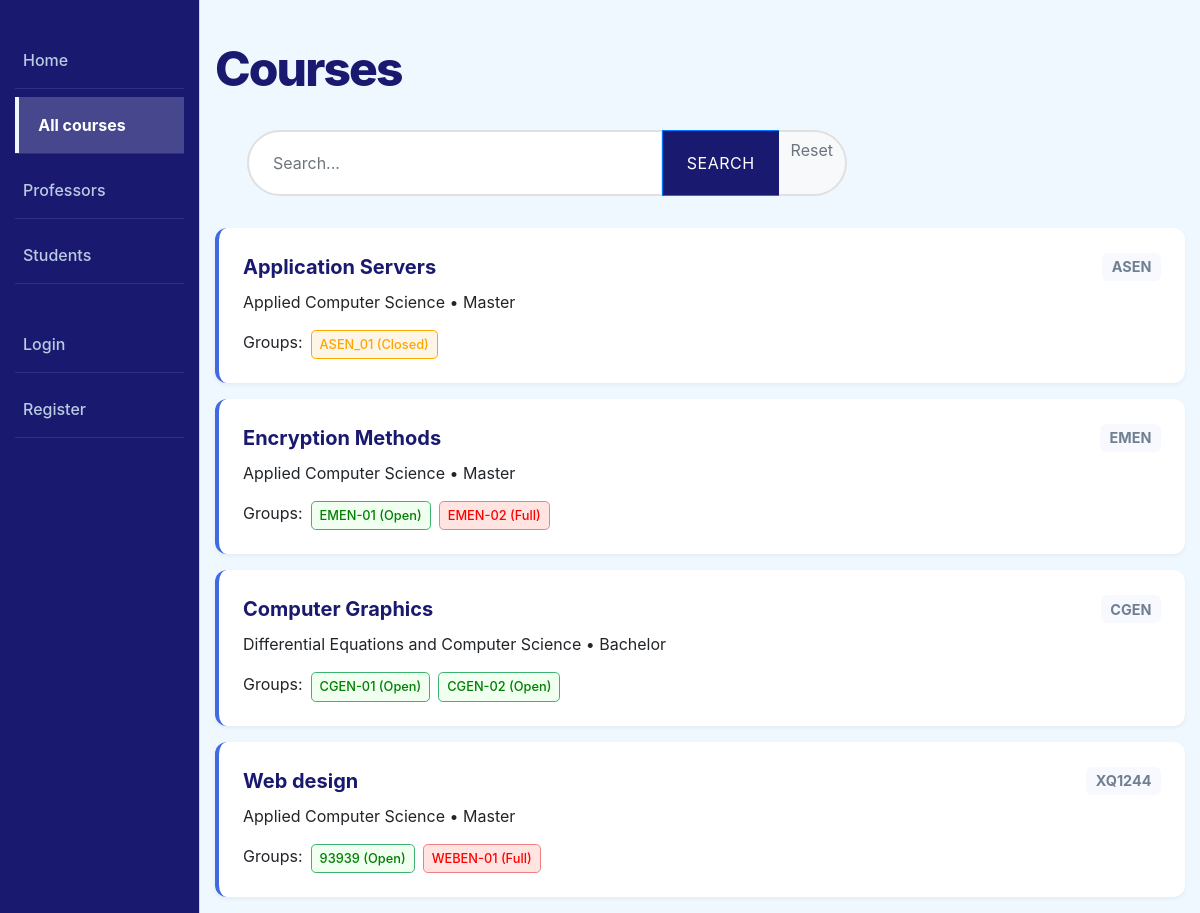
Before: /catalog/courses/ with the older database file.
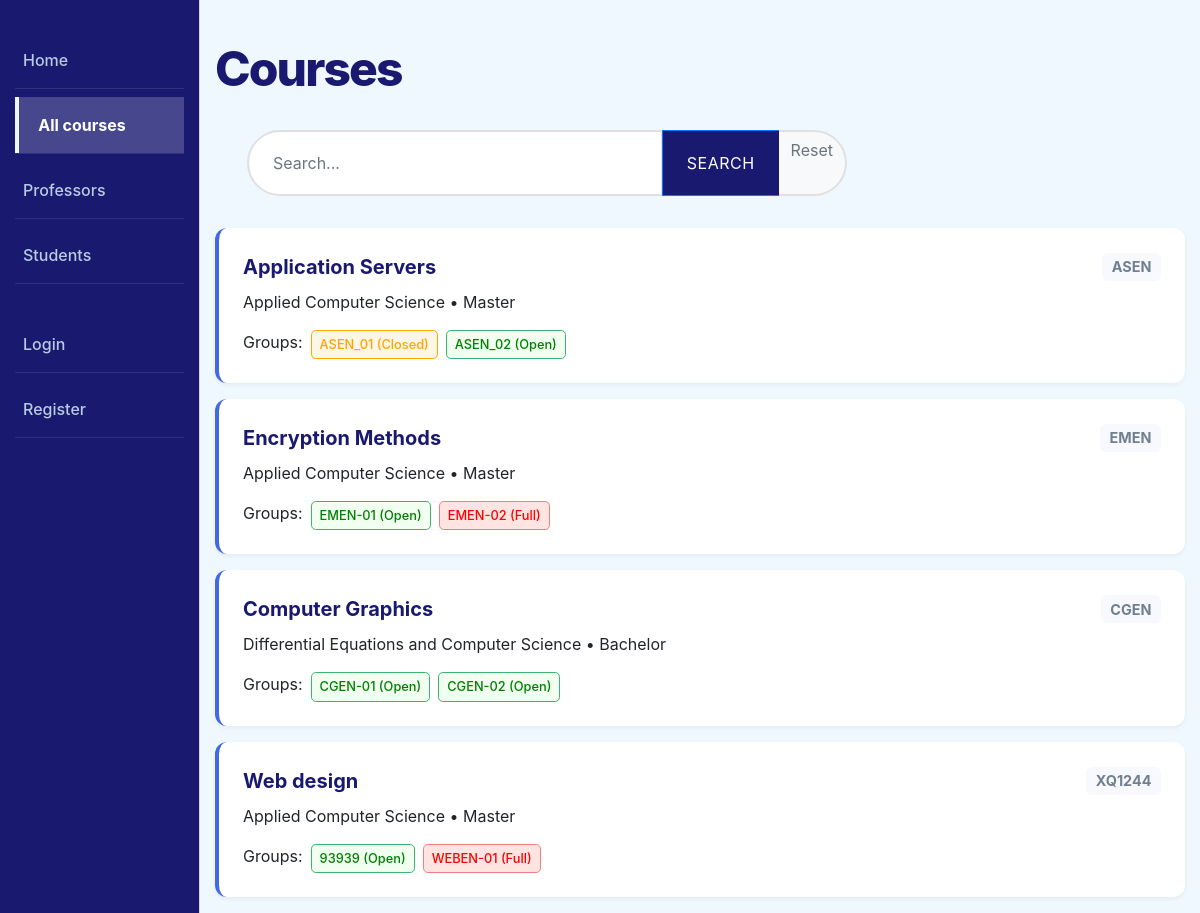
After: the same page with the newer database file.
### catalog/models.py (models this page shows, shortened)
class Course(models.Model):
  course_code = models.CharField(verbose_name='Course Code', max_length=200, help_text='Enter the course code')
  title = models.CharField(verbose_name='Course Title', max_length=200, help_text='Enter the course title')
  description = models.TextField(verbose_name='Course Description', help_text='Enter the course description', blank=True)
  academic_level = models.ForeignKey('Level', on_delete=models.SET_NULL, null=True)
  department = models.ForeignKey('Department', on_delete=models.SET_NULL, null=True)
  topic = models.CharField(verbose_name='Course Topic', max_length=255, help_text='Enter the course topic', blank=True)
  visit_count = models.PositiveIntegerField(default=0)
  def get_absolute_url(self):
    return reverse('course-detail', args=[str(self.id)])

class Department(models.Model):
  name = models.CharField(verbose_name='Department Name', max_length=200, help_text='Enter the department name')
  building_location = models.CharField(verbose_name='Building Location', max_length=200, help_text='Enter the building location', blank=True)
  head_of_department = models.CharField(verbose_name='Head of Department', max_length=200, help_text='Enter the head of department')
  def __str__(self):
    return self.name

class Level(models.Model):
  name = models.CharField(max_length=200, help_text='Enter the level of study')
  def __str__(self):
    return self.name

class ClassGroup(models.Model):
  ENROLLMENT_STATUS_CHOICES = [
      ('OPEN', 'Open'),
      ('CLOSED', 'Closed'),
  ]
  class_id = models.CharField(verbose_name='Class Group ID', max_length=50, unique=True, help_text='Enter the class group ID')
  start_date = models.DateField(verbose_name='Start Date', blank=True, null=True)
  end_date = models.DateField(verbose_name='End Date', blank=True, null=True)
  status = models.CharField(verbose_name='Enrollment Status', max_length=20, choices=ENROLLMENT_STATUS_CHOICES, default='OPEN')
  course = models.ForeignKey(Course, on_delete=models.CASCADE, related_name='class_groups')
  schedule = models.CharField(verbose_name='Class Schedule', max_length=255, blank=True, help_text='Enter the class schedule (e.g., Mon/Wed/Fri 10:00-11:00)')
  maxStudents = models.IntegerField(verbose_name='Maximum Students', help_text='Enter the maximum number of students')
  profesor = models.ForeignKey(Profesor, on_delete=models.SET_NULL, null=True, related_name='classes')
  enrolled_students = models.ManyToManyField(Student, related_name='classes', blank=True)
  @property
  def computed_status(self):
      if self.status == 'OPEN':
        if self.enrolled_students.count() >= self.maxStudents:
            return 'FULL'
        return 'OPEN'
      return self.status

### catalog/views.py (the view)
# urls.py: path('courses/', views.CourseListView.as_view(), name='courses'),
class CourseListView(generic.ListView):
    model = Course
    paginate_by = 10
    def get_queryset(self):
        queryset = super().get_queryset()
        query = self.request.GET.get('search')
        if query:
            queryset = queryset.filter(
                Q(title__icontains=query) | Q(course_code__icontains=query)
            )
        return queryset

### catalog/templates/catalog/course_list.html
{% extends "base_generic.html" %}
{% load static %}
{% block extra_css %}
  <link rel="stylesheet" href="{% static 'css/courses.css' %}">
{% endblock %}
{% block content %}
  <h1 class="main-title">Courses</h1>
  <div class="search-container">
  <form action="" method="get" class="input-group">
    <input type="text" name="search" class="form-control"
           placeholder="Search..." value="{{ request.GET.search }}">
    <div class="input-group-append">
      <button class="btn btn-primary" type="submit">Search</button>
      <a href="{{ request.path }}" class="btn btn-outline-secondary">Reset</a>
    </div>
  </form>
</div>
  {% if course_list %}
    <div class="course-container">
      {% for course in course_list %}
        <div class="course-card">
          <div class="course-header">
            <a href="{{ course.get_absolute_url }}" class="course-title">
              {{ course.title }}
            </a>
            <span class="course-code">{{ course.course_code }}</span>
          </div>
          <p class="course-info">
            {{ course.department }} • {{ course.academic_level }}
          </p>
          <div class="group-section">
            <span class="group-label">Groups:</span>
            {% with open_groups=course.class_groups.all %}
              {% if open_groups %}
                {% for group in open_groups %}
                  <span class="status-badge {{ group.computed_status|lower }}">
                    {{ group.class_id }} ({{ group.computed_status|title }})
                  </span>
                {% endfor %}
              {% else %}
                <span class="no-groups">No groups available</span>
              {% endif %}
            {% endwith %}
          </div>
        </div>
      {% endfor %}
    </div>
  {% else %}
    <p>No courses available.</p>
  {% endif %}
{% endblock %}

Changed rows visible on the page:
added ClassGroup: class_id "ASEN_02", computed_status "Open", shown under Course "Application Servers"
